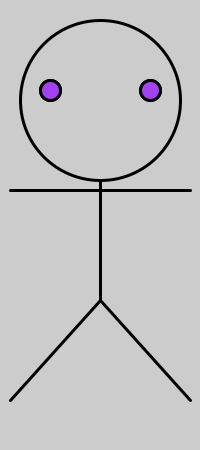
Frame 1 (no input)
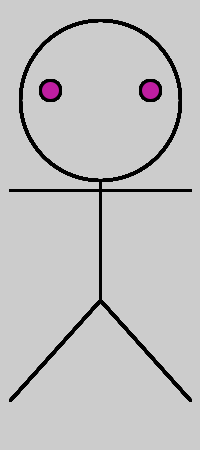
Frame 60 (the mouse pressed at the canvas centre just before this capture)
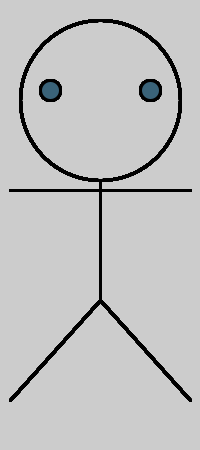
Frame 120 (the mouse held since frame 60 and released just before this capture)

The Processing sketch that drew these frames (run headless with seeded random() and noise(); from frame 60 on, the mouse is pressed at the canvas centre):

// Processing sketch: processing_15030
// ── processing_15030.pde

int maVariable;
void setup() {
  maVariable = 5;
  size (200,450);
}
void draw() {

  strokeWeight(3);
  noFill();
  ellipse(100,100,160, 160);
  line(100,180,100,300);
  line(10,190,190,190);
  line(100,300,10,400);
  line(100,300,190,400);
  ellipse(50,90,20,20);
  ellipse(150,90,20,20);
  fill(random(255),random(255),random(255));
  ellipse(50,90,20,20);
  ellipse(150,90,20,20);
}
